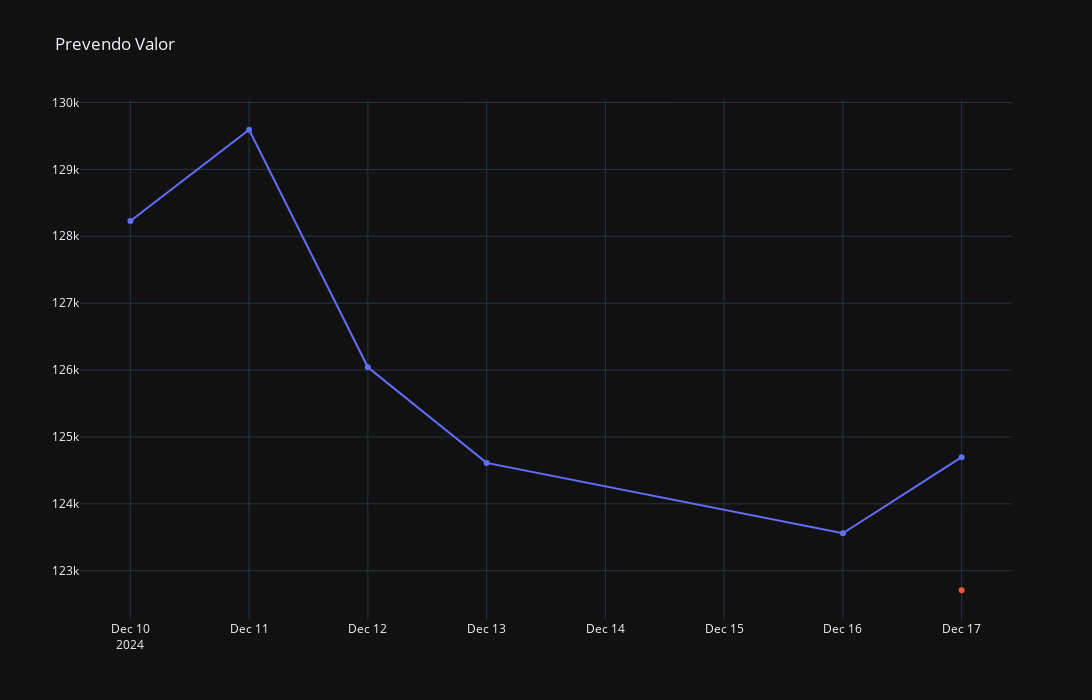

This figure's notebook cell:
### Code cell
def main():
    # Definir parâmetros
    previsao_dias = 30  # Número de dias para previsão (ajuste conforme necessário)
    epoch = 10  # Número de épocas para o treinamento do modelo LSTM

    # Preparar dados de treino e teste
    treino, teste, df_treino_mms, x_treino, y_treino, normalize = prepare_data(df, previsao_dias)
    
    # Construir o modelo LSTM
    modelo = build_lstm_model(input_shape=(x_treino.shape[1], 1), unit=50, drop=0.2)
    
    # Treinar o modelo
    modelo = train_lstm_model(modelo, x_treino, y_treino, epoch)
    
    # Preparar dados de teste
    x_teste2 = prepare_test_data(df, treino, teste, previsao_dias, normalize)
    
    # Gerar previsões e calcular o MAPE
    y_real = teste['y'].values  # Valores reais para o cálculo do MAPE
    previsoes = generate_forecast(modelo, x_teste2, normalize, y_real)
    
    # Gerar o gráfico com os dados históricos e previsões
    generate_plot(df, previsoes, start_date='2024-12-10', forecast_start='2024-12-17')

# Chamar a função main para executar o script
if __name__ == "__main__":
    main()

### Figure 1 — Plotly figure (JSON) as saved in the notebook; plotly's stock layout.template omitted (floating-point values rounded to 4 significant figures)
{"data": [{"type": "scatter", "x": ["2024-12-10T00:00:00.000000000", "2024-12-11T00:00:00.000000000", "2024-12-12T00:00:00.000000000", "2024-12-13T00:00:00.000000000", "2024-12-16T00:00:00.000000000", "2024-12-17T00:00:00.000000000"], "xaxis": "x", "y": [128228, 129593, 126042, 124612, 123560, 124700.0], "yaxis": "y"}, {"type": "scatter", "x": ["2024-12-17T00:00:00"], "xaxis": "x", "y": [122700.0], "yaxis": "y"}], "layout": {"height": 700, "showlegend": false, "title": {"text": "Prevendo Valor"}, "width": 1500, "xaxis": {"anchor": "y", "domain": [0, 1]}, "yaxis": {"anchor": "x", "domain": [0, 1]}}}
